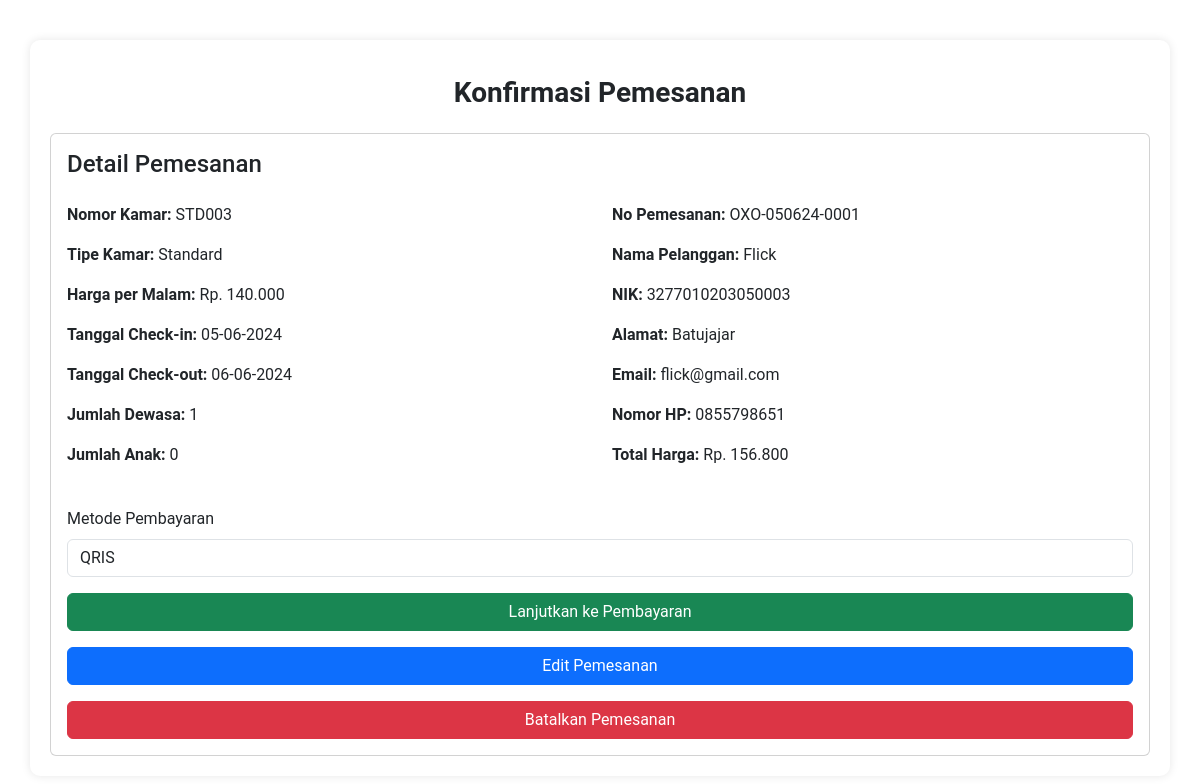
Screenshot of /user/konfirmasi_pemesanan.php?id_pemesanan=OXO-050624-0001 with the database file from the repository.
### tables this page shows
CREATE TABLE `pemesanan` (
  `id_pemesanan` varchar(255) NOT NULL,
  `id_pelanggan` int(11) NOT NULL,
  `id_kamar` int(11) NOT NULL,
  `tanggal_pesan` date NOT NULL,
  `tanggal_checkin` date NOT NULL,
  `tanggal_checkout` date NOT NULL,
  `jumlah_dewasa` int(11) NOT NULL,
  `jumlah_anak` int(11) NOT NULL,
  `total_biaya` int(11) NOT NULL
);

CREATE TABLE `kamar` (
  `id_kamar` int(11) NOT NULL,
  `no_kamar` varchar(25) NOT NULL,
  `tipe_kamar` varchar(25) NOT NULL,
  `harga` int(11) NOT NULL,
  `image` varchar(255) NOT NULL,
  `status` varchar(25) NOT NULL
);

CREATE TABLE `pelanggan` (
  `id_pelanggan` int(11) NOT NULL,
  `nama` varchar(50) NOT NULL,
  `nik` varchar(16) NOT NULL,
  `alamat` varchar(50) NOT NULL,
  `email` varchar(20) NOT NULL,
  `no_hp` varchar(20) NOT NULL
);

### user/konfirmasi_pemesanan.php (the view, shortened to what this page needs)
<?php
include '../config.php';
$id_pemesanan = $_GET['id_pemesanan'];
$query_pemesanan = "
    SELECT p.*, k.no_kamar, k.tipe_kamar, k.harga, pel.nama, pel.nik, pel.alamat, pel.email, pel.no_hp
    FROM pemesanan p
    JOIN kamar k ON p.id_kamar = k.id_kamar
    JOIN pelanggan pel ON p.id_pelanggan = pel.id_pelanggan
    WHERE p.id_pemesanan = '$id_pemesanan'
";
$result_pemesanan = mysqli_query($conn, $query_pemesanan);
$pemesanan = mysqli_fetch_assoc($result_pemesanan);
?>
<!DOCTYPE html>
<html>
<head>
    <link href="https://cdn.lineicons.com/4.0/lineicons.css" rel="stylesheet" />
    <link href="https://cdn.jsdelivr.net/npm/bootstrap@5.3.2/dist/css/bootstrap.min.css" rel="stylesheet" />
</head>
<body>
    <div class="container mt-3">
        <h3 class="text-center mt-3" style="font-weight: bold;">Konfirmasi Pemesanan</h3>
        <div class="card mt-4">
            <div class="card-body">
                <h4 class="card-title">Detail Pemesanan</h4>
                <div class="row mt-4">
                    <div class="col-md-6">
                        <p><strong>Nomor Kamar:</strong> <?= $pemesanan['no_kamar'] ?></p>
                        <p><strong>Tipe Kamar:</strong> <?= $pemesanan['tipe_kamar'] ?></p>
                        <p><strong>Harga per Malam:</strong> Rp. <?= number_format($pemesanan['harga'], 0, ',', '.') ?></p>
                        <p><strong>Tanggal Check-in:</strong> <?= date('d-m-Y', strtotime($pemesanan['tanggal_checkin'])) ?></p>
                        <p><strong>Tanggal Check-out:</strong> <?= date('d-m-Y', strtotime($pemesanan['tanggal_checkout'])) ?></p>
                        <p><strong>Jumlah Dewasa:</strong> <?= $pemesanan['jumlah_dewasa'] ?></p>
                        <p><strong>Jumlah Anak:</strong> <?= $pemesanan['jumlah_anak'] ?></p>
                    </div>
                    <div class="col-md-6">
                        <p><strong>No Pemesanan:</strong> <?= $pemesanan['id_pemesanan'] ?></p>
                        <p><strong>Nama Pelanggan:</strong> <?= $pemesanan['nama'] ?></p>
                        <p><strong>NIK:</strong> <?= $pemesanan['nik'] ?></p>
                        <p><strong>Alamat:</strong> <?= $pemesanan['alamat'] ?></p>
                        <p><strong>Email:</strong> <?= $pemesanan['email'] ?></p>
                        <p><strong>Nomor HP:</strong> <?= $pemesanan['no_hp'] ?></p>
                        <p><strong>Total Harga:</strong> Rp. <?= number_format($pemesanan['total_biaya'], 0, ',', '.') ?></p>
                    </div>
                </div>
                <form action="pembayaran_action.php" method="POST" class="mt-4">
                    <div class="mb-3">
                        <label for="metode_pembayaran" class="form-label">Metode Pembayaran</label>
                        <select class="form-control" id="metode_pembayaran" name="metode_pembayaran" required>
                            <option value="QRIS">QRIS</option>
                        </select>
                    </div>
                    <button type="submit" class="btn btn-success w-100">Lanjutkan ke Pembayaran</button>
                </form>
                <form action="edit_pemesanan.php" method="GET">
                    <button type="submit" class="btn btn-primary mt-3 w-100">Edit Pemesanan</button>
                </form>
                <form action="batal_pemesanan_action.php" method="POST">
                    <button type="submit" class="btn btn-danger mt-3 w-100">Batalkan Pemesanan</button>
                </form>
            </div>
        </div>
    </div>
</body>
</html>

### user/konfirmasi_pemesanan.php (style rules this page uses)
body { background-image: url('img/bg1.png'); background-size: cover; background-position: center; background-repeat: no-repeat; min-height: 100vh; margin: 0; display: flex; align-items: center; justify-content: center; font-family: "Roboto", sans-serif; font-size: 16px; }
.container { background-color: white; padding: 20px; border-radius: 10px; box-shadow: 0 0 10px rgba(0, 0, 0, 0.1); }
h3 { margin-top: 20px; }

### rows the page displays
pemesanan: id_kamar.no_kamar "STD003", id_kamar.tipe_kamar "Standard", id_kamar.harga "140.000", tanggal_checkin "05-06-2024", tanggal_checkout "06-06-2024", jumlah_dewasa "1", jumlah_anak "0", id_pemesanan "OXO-050624-0001", id_pelanggan.nama "Flick", id_pelanggan.nik "3277010203050003", id_pelanggan.alamat "Batujajar", id_pelanggan.email "flick@gmail.com", id_pelanggan.no_hp "0855798651", total_biaya "156.800"
